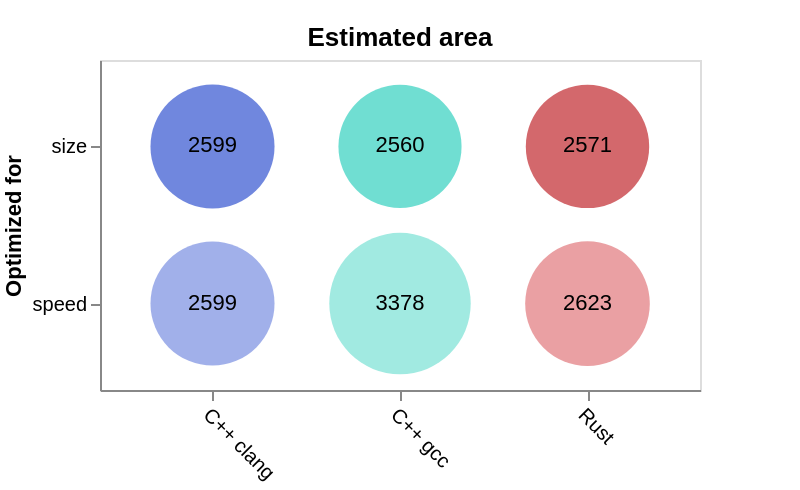

Vega-Lite specification for this chart:
### Vega-Lite specification from a JSON file in a GitHub repository (floating-point values rounded to 4 significant figures)
{"$schema": "https://vega.github.io/schema/vega-lite/v5.json", "title": "Estimated area", "data": {"values": [{"Logic blocks": 1945, "Flip-flops": 626, "RAM blocks": 0, "trueDualPortBlockRam": 0, "Multipliers": 0, "otherBlocks": 0, "Area": 2571, "Maximum frequency (MHz)": 83.13, "Average clock cycles": 325, "id": "md5_rust_size", "Setup": "Rust -Os", "Scenario": "Rust", "compilerSetup": "rust -Os", "Implementation": "Rust", "Function": "md5", "Compiler": "Rust", "Optimized for": "size", "Optimization flag": "-Os", "Language": "Rust", "Idiomatic": "false", "From crates.io": "false", "color": "#C1292E"}, {"Logic blocks": 1997, "Flip-flops": 626, "RAM blocks": 0, "trueDualPortBlockRam": 0, "Multipliers": 0, "otherBlocks": 0, "Area": 2623, "Maximum frequency (MHz)": 84.75, "Average clock cycles": 325, "id": "md5_rust_speed", "Setup": "Rust -O3", "Scenario": "Rust", "compilerSetup": "rust -O3", "Implementation": "Rust", "Function": "md5", "Compiler": "Rust", "Optimized for": "speed", "Optimization flag": "-O3", "Language": "Rust", "Idiomatic": "false", "From crates.io": "false", "color": "#E2787C"}, {"Logic blocks": 2043, "Flip-flops": 556, "RAM blocks": 0, "trueDualPortBlockRam": 0, "Multipliers": 0, "otherBlocks": 0, "Area": 2599, "Maximum frequency (MHz)": 91.81, "Average clock cycles": 326, "id": "md5_clang_speed", "Setup": "C++ clang -O3", "Scenario": "C++ clang", "compilerSetup": "clang -O3", "Implementation": "C++", "Function": "md5", "Compiler": "Clang", "Optimized for": "speed", "Optimization flag": "-O3", "Language": "C++", "Idiomatic": "false", "From crates.io": "false", "color": "#7A8FE1"}, {"Logic blocks": 2613, "Flip-flops": 765, "RAM blocks": 0, "trueDualPortBlockRam": 0, "Multipliers": 0, "otherBlocks": 0, "Area": 3378, "Maximum frequency (MHz)": 103.3, "Average clock cycles": 437, "id": "md5_gcc_speed", "Setup": "C++ gcc -O3", "Scenario": "C++ gcc", "compilerSetup": "gcc -O3", "Implementation": "C++", "Function": "md5", "Compiler": "GCC", "Optimized for": "speed", "Optimization flag": "-O3", "Language": "C++", "Idiomatic": "false", "From crates.io": "false", "color": "#7AE1D5"}, {"Logic blocks": 2043, "Flip-flops": 556, "RAM blocks": 0, "trueDualPortBlockRam": 0, "Multipliers": 0, "otherBlocks": 0, "Area": 2599, "Maximum frequency (MHz)": 91.81, "Average clock cycles": 326, "id": "md5_clang_size", "Setup": "C++ clang -Os", "Scenario": "C++ clang", "compilerSetup": "clang -Os", "Implementation": "C++", "Function": "md5", "Compiler": "Clang", "Optimized for": "size", "Optimization flag": "-Os", "Language": "C++", "Idiomatic": "false", "From crates.io": "false", "color": "#3454D1"}, {"Logic blocks": 1961, "Flip-flops": 599, "RAM blocks": 0, "trueDualPortBlockRam": 0, "Multipliers": 0, "otherBlocks": 0, "Area": 2560, "Maximum frequency (MHz)": 91.47, "Average clock cycles": 374, "id": "md5_gcc_size", "Setup": "C++ gcc -Os", "Scenario": "C++ gcc", "compilerSetup": "gcc -Os", "Implementation": "C++", "Function": "md5", "Compiler": "GCC", "Optimized for": "size", "Optimization flag": "-Os", "Language": "C++", "Idiomatic": "false", "From crates.io": "false", "color": "#34D1BF"}]}, "autosize": "none", "padding": {"left": 50, "top": 30, "right": 50, "bottom": 50}, "width": 300, "height": 165, "encoding": {"x": {"field": "Scenario", "type": "nominal", "axis": {"labelAngle": 45}, "title": null, "scale": {"padding": 0.6}}, "y": {"field": "Optimized for", "type": "nominal", "scale": {"padding": 0.55}}}, "layer": [{"mark": {"type": "circle", "tooltip": true, "stroke": "black"}, "encoding": {"size": {"field": "Area", "type": "quantitative", "legend": null, "scale": {"range": [0, 5000]}}, "color": {"legend": null, "field": "color", "type": "nominal", "scale": {"range": {"field": "color"}}}, "tooltip": [{"field": "Setup"}, {"field": "Area", "type": "quantitative"}], "strokeWidth": {"condition": [{"param": "hover", "empty": false, "value": 0.5}], "value": 0}}, "params": [{"name": "hover", "select": {"type": "point", "on": "mouseover"}}]}, {"mark": "text", "encoding": {"text": {"field": "Area", "type": "quantitative"}}}]}
